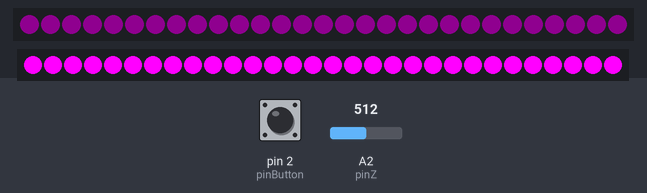
Bench run of a sketch on a simulated Arduino Uno, built with avr-gcc and run on an emulated ATmega328P. On the bench: 29 RGB LEDs in strip order, left to right, 30 RGB LEDs in strip order, left to right. The inputs (shaded band) are chosen by the test bench; at power-on: pin 2 (pinButton) LOW, A2 (pinZ) = 512. Dim RGB values are drawn brighter than linear; what the sketch prints to the serial monitor is not drawn.

Above: at 1.2 s.
1.3 s: pin 2 (pinButton) pulled HIGH for 0.15 s
At 2.1 s:
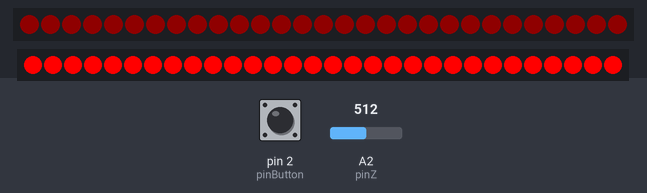
2.9 s: A2 (pinZ) set to 306
At 3.9 s:
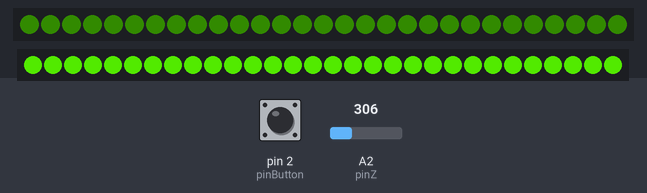
4.4 s: A2 (pinZ) set to 245
At 5.0 s:
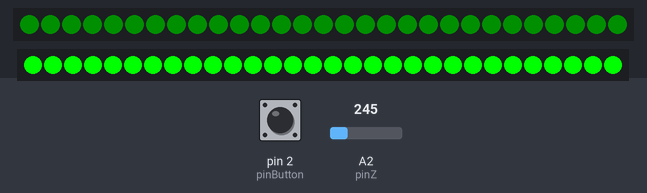
5.9 s: A2 (pinZ) set to 511
At 7.1 s:
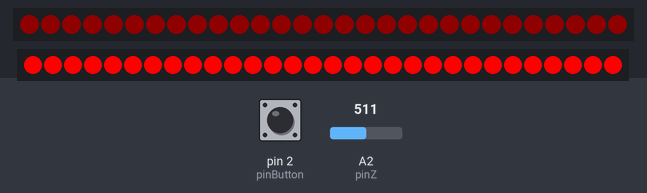
7.4 s: A2 (pinZ) set to 122
At 8.5 s:
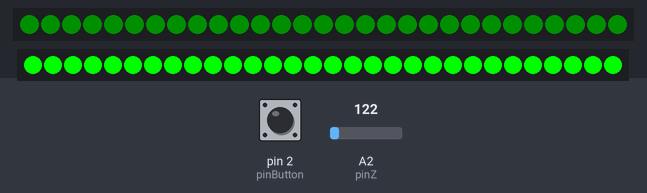
Timing chart, 0 to 9.9 s (numbered marks = the images above; inputs shaded):
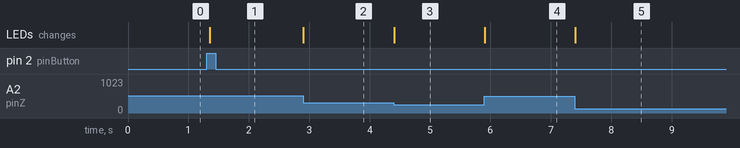

The sketch:

led-pixel.ino
```cpp
#include <Adafruit_NeoPixel.h>

#define PIN 3
#define PIN2 5

const int pinX = A0;
const int pinY = A1;
const int pinZ = A2;
const int pinButton = 2;

Adafruit_NeoPixel stickStrip = Adafruit_NeoPixel(29, PIN, NEO_GRB + NEO_KHZ800);
Adafruit_NeoPixel dockStrip = Adafruit_NeoPixel(30, PIN2, NEO_GRB + NEO_KHZ800);

void setup() {
  // State button
  pinMode(pinButton, INPUT);

  stickStrip.begin();
  stickStrip.show(); // Initialize all pixels to 'off'

  dockStrip.begin();
  dockStrip.show(); // Initialize all pixels to 'off'

  stickStrip.setBrightness(15);
  dockStrip.setBrightness(255);

  Serial.begin(9600);
}


int buttonState = 0;
int lastButtonState = 0;
int pushes = 0;

void loop() {
  Serial.println(digitalRead(pinButton));
  buttonState = digitalRead(pinButton);
  if (buttonState != lastButtonState && buttonState == HIGH) {
      pushes++;
      delay(50);
  }
  lastButtonState = buttonState;

  if (pushes % 2 == 0) {
    ambientLight();
  } else {
    decisionMaking();
  }
}

void ambientLight() {
  // 239 235 208
//  colorAllLeds(dockStrip, dockStrip.Color(255, 200, 50));
//  colorAllLeds(stickStrip, stickStrip.Color(255, 200, 50));
  colorAllLeds(dockStrip, dockStrip.Color(255, 0, 255));
  colorAllLeds(stickStrip, stickStrip.Color(255, 0, 255));
}

void decisionMaking() {
  int sensorInput = analogRead(pinZ);
  uint32_t color1 = redOrGreen(stickStrip, sensorInput);
  uint32_t color2 = redOrGreen(dockStrip, sensorInput);
  colorAllLeds(stickStrip, color1);
  colorAllLeds(dockStrip, color2);
}

uint32_t redOrGreen(Adafruit_NeoPixel & strip, int input) {
  float relativeToNormal = 380 - input;
  if (relativeToNormal < 0) {
    relativeToNormal = 0;
  }

  float scale = (relativeToNormal / 100) * 255;
  if (scale > 255) {
    scale = 255;
  }
  return strip.Color(255 - scale, scale, 0);
}

void colorAllLeds(Adafruit_NeoPixel & strip, uint32_t color) {
  for (int i = 0; i < strip.numPixels(); i++) {
    strip.setPixelColor(i, color);
  }
  strip.show();
}
```

Measured:
- after the input at 1.3 s, the LEDs: change after 0.06 s (image 1)
- after the input at 2.9 s, the LEDs: change at once (image 2)
- after the input at 4.4 s, the LEDs: change at once (image 3)
- after the input at 5.9 s, the LEDs: change at once (image 4)
- after the input at 7.4 s, the LEDs: change at once (image 5)
